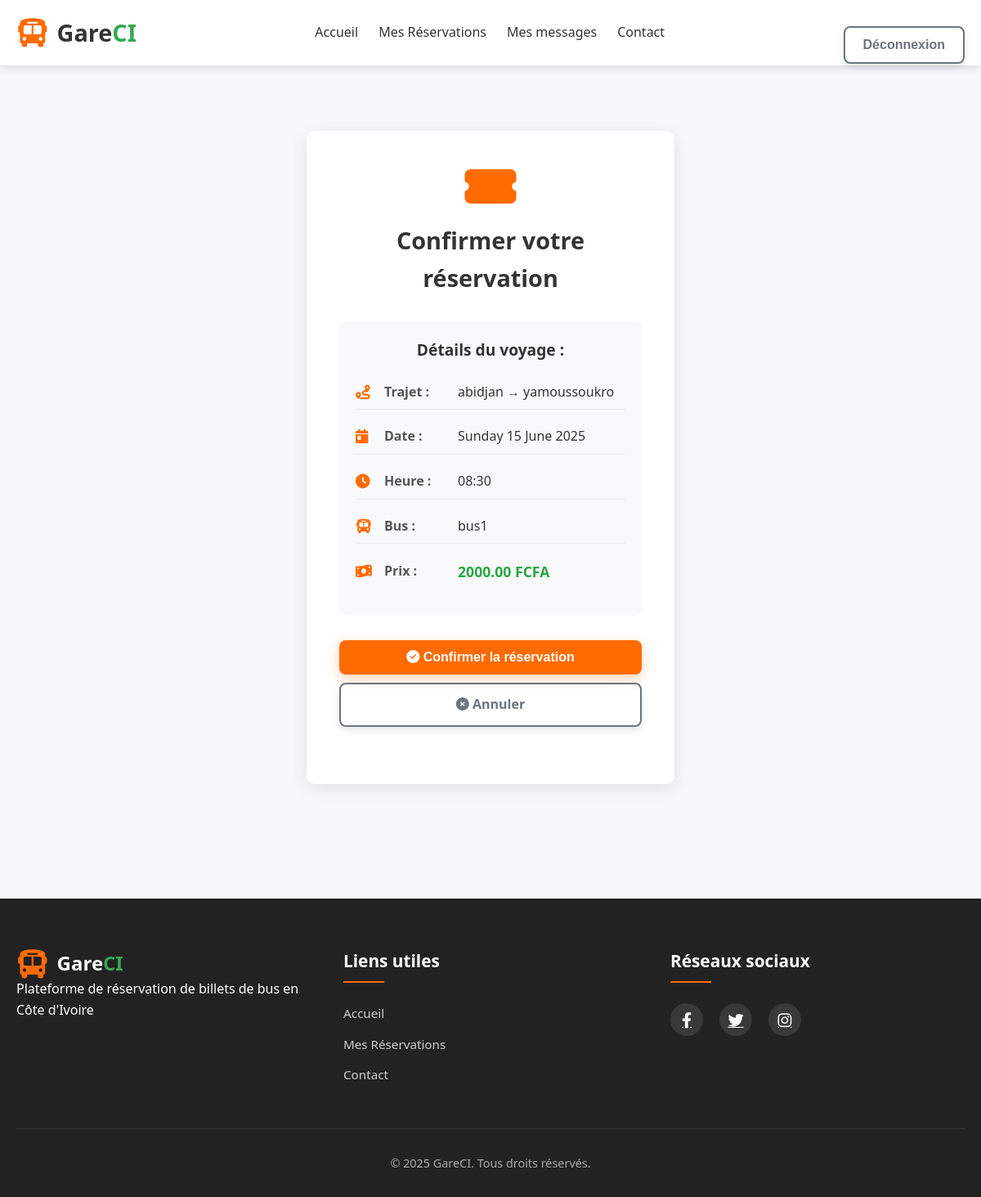
Screenshot of /reservations/reserve/1/ (signed in) with the database file from the repository.
### trips/models.py (models this page shows, shortened)
class Departure(models.Model):
    trip = models.ForeignKey(Trip, on_delete=models.CASCADE)
    bus = models.ForeignKey(Bus, on_delete=models.CASCADE)
    date = models.DateField()
    time = models.TimeField()
    is_active = models.BooleanField(default=True)
    class Meta:
        ordering = ['date', 'time']  # Tri par défaut par date puis heure

class Trip(models.Model):
    origin = models.CharField(max_length=100)       # Ville de départ
    destination = models.CharField(max_length=100)  # Ville d'arrivée
    category = models.ForeignKey(Category, on_delete=models.CASCADE)
    description = models.TextField(blank=True)
    price = models.DecimalField(max_digits=10, decimal_places=2, default=0)  # Prix du trajet

class Bus(models.Model):
    name = models.CharField(max_length=100)
    capacity = models.PositiveIntegerField()
    def __str__(self):
        return self.name

### reservations/views.py (the view)
# urls.py: path('reserve/<int:departure_id>/', reserve_departure, name='reserve'),
@login_required
def reserve_departure(request, departure_id):
    departure = get_object_or_404(Departure, id=departure_id, is_active=True)
    if request.method == 'POST':
        Reservation.objects.create(user=request.user, departure=departure, status='P')
        return redirect('reservations:list')
    return render(request, 'reservations/reserve.html', {'departure': departure})

### reservations/templates/reservations/reserve.html (shortened to what this page needs)
{% extends 'base.html' %}
{% block content %}
<div class="auth-container">
    <div class="auth-card">
        <div class="auth-header">
            <i class="fas fa-ticket-alt"></i>
            <h2>Confirmer votre réservation</h2>
        </div>
        <div class="reservation-details">
            <h3>Détails du voyage :</h3>
            <div class="detail-item">
                <i class="fas fa-route"></i>
                <span class="detail-label">Trajet :</span>
                <span class="detail-value">{{ departure.trip.origin }} → {{ departure.trip.destination }}</span>
            </div>
            <div class="detail-item">
                <i class="fas fa-calendar-day"></i>
                <span class="detail-label">Date :</span>
                <span class="detail-value">{{ departure.date|date:"l d F Y" }}</span>
            </div>
            <div class="detail-item">
                <i class="fas fa-clock"></i>
                <span class="detail-label">Heure :</span>
                <span class="detail-value">{{ departure.time|time:'H:i' }}</span>
            </div>
            <div class="detail-item">
                <i class="fas fa-bus"></i>
                <span class="detail-label">Bus :</span>
                <span class="detail-value">{{ departure.bus }}</span>
            </div>
            <div class="detail-item price">
                <i class="fas fa-money-bill-wave"></i>
                <span class="detail-label">Prix :</span>
                <span class="detail-value">{{ departure.trip.price }} FCFA</span>
            </div>
        </div>
        <form method="post" class="auth-form">
            <div class="form-actions">
                <button type="submit" class="btn btn-primary btn-block">
                    <i class="fas fa-check-circle"></i> Confirmer la réservation
                </button>
                <a href="{% url 'trips:home' %}" class="btn btn-outline btn-block">
                    <i class="fas fa-times-circle"></i> Annuler
                </a>
            </div>
        </form>
    </div>
</div>
{% endblock %}

### static/css/base.css (style rules this page uses)
:root { --primary-color: #FF6B00; --secondary-color: #34A853; --text-color: #333; --bg-color: #f9f9f9; --footer-bg: #222; --shadow-default: 0 4px 8px rgba(0, 0, 0, 0.1); }
* { margin: 0; padding: 0; box-sizing: border-box; }
body { font-family: 'Segoe UI', Tahoma, Geneva, Verdana, sans-serif; line-height: 1.6; color: var(--text-color); background-color: var(--bg-color); position: relative; min-height: 100vh; }
.btn { display: inline-block; padding: 12px 28px; border-radius: 8px; font-weight: 600; text-align: center; text-decoration: none; cursor: pointer; transition: all 0.3s ease; border: none; font-size: 1rem; box-shadow: var(--shadow-default); }
.btn-primary { background-color: var(--primary-color); color: white; }
.btn-outline { background-color: transparent; border: 2px solid var(--primary-color); color: var(--primary-color); }

### static/css/home.css (style rules this page uses)
* { margin: 0; padding: 0; box-sizing: border-box; }
body { font-family: 'Segoe UI', Tahoma, Geneva, Verdana, sans-serif; line-height: 1.6; color: #333; background-color: #f7f8fc; min-height: 100vh; display: flex; flex-direction: column; }
.btn { display: inline-block; padding: 12px 22px; border-radius: 8px; font-weight: 600; text-align: center; text-decoration: none; cursor: pointer; transition: all 0.3s ease; border: none; font-size: 1rem; }
.btn-primary { background-color: #FF6B00; color: white; box-shadow: 0 5px 15px rgba(255, 107, 0, 0.4); }
.btn-outline { background-color: transparent; border: 1px solid #FF6B00; color: #FF6B00; }

### static/css/login.css (style rules this page uses)
.auth-container { display: flex; justify-content: center; align-items: center; min-height: calc(100vh - 160px); padding: 40px 20px; }
.auth-card { background-color: white; border-radius: 10px; box-shadow: 0 5px 20px rgba(0, 0, 0, 0.1); width: 100%; max-width: 450px; padding: 40px; margin: 20px 0; }
.auth-header { text-align: center; margin-bottom: 30px; }
.auth-header i { font-size: 3.5rem; color: #FF6B00; margin-bottom: 15px; }
.auth-header h2 { color: #333; font-size: 1.8rem; margin: 0; }
.auth-form { margin-top: 30px; }
.form-actions { margin: 30px 0; }
.btn-block { display: block; width: 100%; }

### static/css/register.css (style rules this page uses)
.auth-container { display: flex; justify-content: center; align-items: center; min-height: calc(100vh - 160px); padding: 2rem; background-color: #f7f8fc; }
.auth-card { background: white; border-radius: 12px; box-shadow: 0 8px 30px rgba(0, 0, 0, 0.1); width: 100%; max-width: 500px; padding: 2.5rem; transition: transform 0.3s ease; }
.auth-header { text-align: center; margin-bottom: 2rem; }
.auth-header i { font-size: 3rem; color: #FF6B00; margin-bottom: 1rem; }
.auth-header h2 { font-size: 1.8rem; color: #333; margin-bottom: 0.5rem; }
.btn { display: inline-block; padding: 0.75rem 1.5rem; border-radius: 8px; font-weight: 600; text-align: center; text-decoration: none; cursor: pointer; transition: all 0.3s ease; border: none; font-size: 1rem; }
.btn-primary { background: #FF6B00; color: white; box-shadow: 0 4px 12px rgba(255, 107, 0, 0.3); }
.btn-block { display: block; width: 100%; }

### static/css/singnup.css (style rules this page uses)
.auth-container { display: flex; justify-content: center; align-items: center; min-height: calc(100vh - 160px); padding: 40px 20px; background-color: #f7f8fc; }
.auth-card { background-color: white; border-radius: 10px; box-shadow: 0 5px 20px rgba(0, 0, 0, 0.1); width: 100%; max-width: 450px; padding: 40px; margin: 20px 0; transition: transform 0.3s ease, box-shadow 0.3s ease; }
.auth-header { text-align: center; margin-bottom: 30px; }
.auth-header i { font-size: 3.5rem; color: #FF6B00; margin-bottom: 15px; }
.auth-header h2 { color: #333; font-size: 1.8rem; margin: 0; }
.auth-form { margin-top: 30px; }
.form-actions { margin: 30px 0; }
.btn { display: inline-block; padding: 12px 22px; border-radius: 8px; font-weight: 600; text-align: center; text-decoration: none; cursor: pointer; transition: all 0.3s ease; border: none; font-size: 1rem; }
.btn-primary { background-color: #FF6B00; color: white; box-shadow: 0 5px 15px rgba(255, 107, 0, 0.3); }
.btn-block { display: block; width: 100%; }

### rows the page displays
Departure: trip.origin "abidjan", trip.destination "yamoussoukro", date "Sunday 15 June 2025", time "08:30", bus "bus1", trip.price "2000.00"
